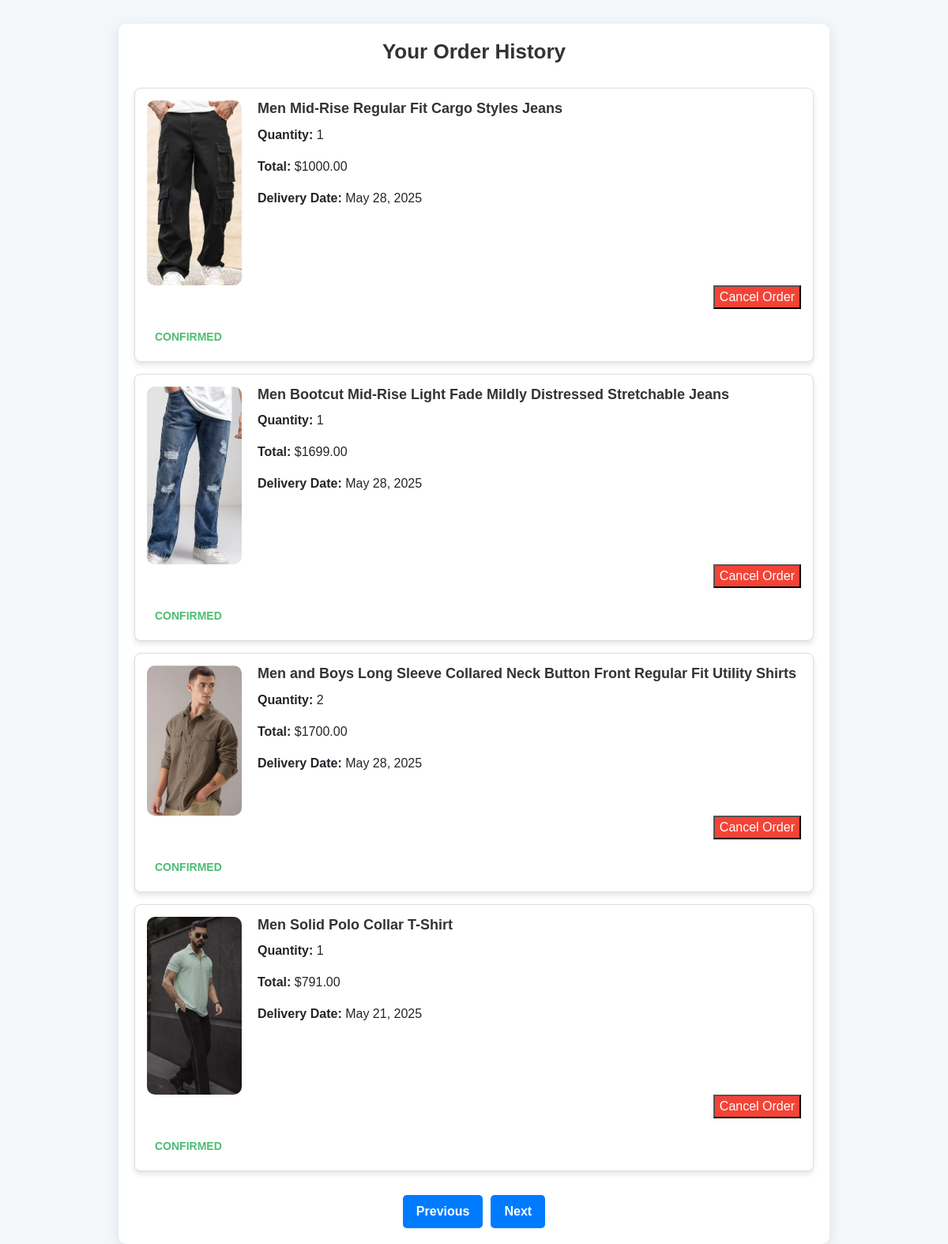
The page /history/?page=2 (signed in) on the database its author committed.
### app/models.py (models this page shows, shortened)
class Order(models.Model):
    STATUS = [
        ('delivered', 'delivered'),
        ('confirmed', 'confirmed'),
        ('cancelled', 'cancelled'),
        ('pending', 'pending'),
    ]
    PAYMENT_METHODS = [
        ('credit_card', 'credit_card'),
        ('phone_pay', 'phone_pay'),
        ('paytm', 'paytm'),
        ('bank_transfer', 'bank_transfer')
    ]
    user = models.ForeignKey(User, on_delete=models.CASCADE, related_name="orders")
    product = models.ForeignKey(Product, on_delete=models.CASCADE)
    price = models.DecimalField(max_digits=10, decimal_places=2)
    quantity = models.PositiveIntegerField()
    booking_date = models.DateTimeField(auto_now_add=True)
    delivery_date = models.DateField(null=True, blank=True)
    status = models.CharField(max_length=10, choices=STATUS, default='pending')
    shipping_address = models.TextField()
    payment_method = models.CharField(max_length=20, choices=PAYMENT_METHODS, null=True, blank=True)

class Product(models.Model):
    product_name = models.CharField(max_length=80)
    product_price = models.DecimalField(max_digits=10, decimal_places=2, null=True, blank=True)
    product_description = models.TextField(null=True, blank=True)
    color = models.CharField(max_length=50, null=True, blank=True)
    material = models.CharField(max_length=100, null=True, blank=True)
    stock = models.IntegerField(null=True)
    category = models.ForeignKey(Category, on_delete=models.CASCADE)
    subcategory = models.ForeignKey(SubCategory, on_delete=models.CASCADE)
    user = models.ForeignKey(User, on_delete=models.CASCADE, null=True)

class ProductImage(models.Model):
    product = models.ForeignKey(Product, related_name="images", on_delete=models.CASCADE)
    image = models.ImageField(upload_to='product_images/')

### app/views.py (the view)
# urls.py: path('history/', order_history, name="order_history"),
def order_history(request):
    orders = Order.objects.filter(user=request.user).order_by('-booking_date')
    for order in orders:
        order.total_price = order.quantity * order.price
        order.is_delivered = order.delivery_date <= date.today()
    paginator = Paginator(orders, 4)
    page_number = request.GET.get("page")
    page_obj = paginator.get_page(page_number)
    return render(request, 'order_history.html', {'page_obj': page_obj})

### templates/order_history.html (shortened to what this page needs)
  <!DOCTYPE html>
  <html lang="en">
  <head>
      <link rel="stylesheet" href="https://stackpath.bootstrapcdn.com/bootstrap/4.5.2/css/bootstrap.min.css">
  </head>
  <body>
      <div class="container">
          <h2>Your Order History</h2>
          {% if page_obj %}
              <div class="order-card">
                  {% for order in page_obj %}
                      <div class="card">
                          <div class="d-flex">
                              <img src="{{ order.product.images.first.image.url }}" alt="{{ order.product.product_name }}">
                              <div class="card-details">
                                  <h5 class="card-title">{{ order.product.product_name }}</h5>
                                  <p><strong>Quantity:</strong> {{ order.quantity }}</p>
                                  <p><strong>Total:</strong> ${{ order.price|floatformat:2 }}</p>
                                  <p><strong>Delivery Date:</strong> {{ order.delivery_date|date:"F j, Y" }}</p>
                              </div>
                          </div>
                          <div class="order-actions">
                              {% if order.status != 'cancelled' %}
                                  <form action="{% url 'cancel_order' order.id %}" method="POST">
                                      <button type="submit" class="btn-cancel ">Cancel Order</button>
                                  </form>
                              {% else %}
                                  <span>Order Already Cancelled</span>
                              {% endif %}
                          </div>
                          <div class="order-status
                              {% if order.status == 'confirmed' %}status-confirmed
                              {% elif order.status == 'shipped' %}status-shipped
                              {% elif order.status == 'cancelled' %}status-cancelled
                              {% elif order.status == 'delivered' %}status-delivered
                              {% else %}status-pending{% endif %}">
                              {{ order.status|title }}
                          </div>
                      </div>
                  {% endfor %}
              </div>
              <div class="pagination">
                  <button class="btn {% if not page_obj.has_previous %}disabled{% endif %}">
                      {% if page_obj.has_previous %}
                          <a href="?page={{ page_obj.previous_page_number }}" class="text-white">Previous</a>
                      {% else %}
                          Previous
                      {% endif %}
                  </button>
                  <button class="btn {% if not page_obj.has_next %}disabled{% endif %}">
                      {% if page_obj.has_next %}
                          <a href="?page={{ page_obj.next_page_number }}" class="text-white">Next</a>
                      {% else %}
                          Next
                      {% endif %}
                  </button>
              </div>
          {% else %}
              <p class="text">You don't have any orders yet.</p>
          {% endif %}
      </div>
  </body>
  </html>

### templates/order_history.html (style rules this page uses)
body { font-family: 'Arial', sans-serif; background-color: #f4f7fa; padding-top: 30px; }
.container { max-width: 900px; background-color: #ffffff; padding: 20px; border-radius: 10px; box-shadow: 0 4px 15px rgba(0, 0, 0, 0.1); margin: auto; }
h2 { color: #333; text-align: center; margin-bottom: 30px; font-size: 26px; font-weight: 600; }
.order-card { margin-top: 20px; display: flex; flex-direction: column; gap: 15px; }
.card { border: 1px solid #ddd; border-radius: 8px; overflow: hidden; box-shadow: 0 4px 6px rgba(0, 0, 0, 0.1); padding: 15px; display: flex; flex-direction: column; justify-content: space-between; position: relative; transition: transform 0.3s ease; }
.card img { max-width: 120px; height: auto; margin-right: 20px; border-radius: 10px; }
.card-details { flex: 1; }
.card-title { font-size: 18px; font-weight: bold; color: #333; margin-bottom: 10px; }
.order-actions { display: flex; flex-direction: column; justify-content: center; align-items: flex-end; gap: 5px; }
.btn { padding: 8px 16px; border-radius: 5px; font-weight: 600; text-decoration: none; }
.btn-cancel { background-color: #f44336; color: white; }
.order-status { font-size: 14px; font-weight: 600; padding: 5px 10px; border-radius: 5px; text-transform: uppercase; margin-top: 20px; text-align: left; }
.status-confirmed { color: #4dbd74; }
.pagination { margin-top: 30px; display: flex; justify-content: center; }
.pagination .btn { padding: 8px 16px; margin: 0 5px; background-color: #007bff; color: white; border-radius: 5px; cursor: pointer; }

### rows shown on the page
Order: product.images.first.image (picture), product.product_name "Men Mid-Rise Regular Fit Cargo Styles Jeans", quantity "1", price "1000.00", delivery_date "May 28, 2025", shows "Cancel Order", status "CONFIRMED"
Order: product.images.first.image (picture), product.product_name "Men Bootcut Mid-Rise Light Fade Mildly Distressed Stretchable Jeans", quantity "1", price "1699.00", delivery_date "May 28, 2025", shows "Cancel Order", status "CONFIRMED"
Order: product.images.first.image (picture), product.product_name "Men and Boys Long Sleeve Collared Neck Button Front Regular Fit Utility Shirts", quantity "2", price "1700.00", delivery_date "May 28, 2025", shows "Cancel Order", status "CONFIRMED"
Order: product.images.first.image (picture), product.product_name "Men Solid Polo Collar T-Shirt", quantity "1", price "791.00", delivery_date "May 21, 2025", shows "Cancel Order", status "CONFIRMED"
